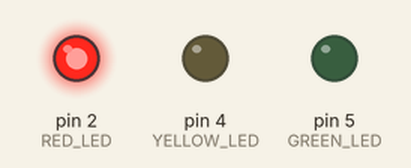
A sketch run on a simulated Arduino Uno, built with avr-gcc and run on an emulated ATmega328P. Parts: output pins drawn as LEDs (lit = HIGH).

Above: at 2.5 s.
At 6.0 s:
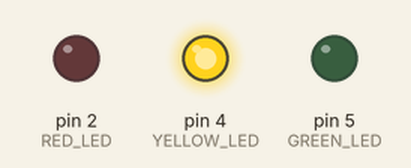
At 9.5 s:
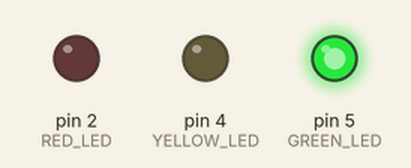
Timing chart, 0 to 15.6 s (numbered marks = the images above):
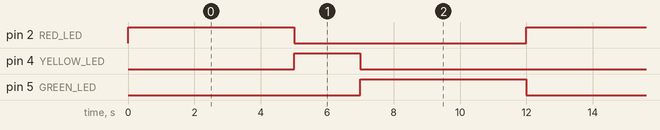

The sketch:

Traffic_Light_Controller.ino
```cpp
#define RED_LED    2
#define YELLOW_LED 4
#define GREEN_LED  5

void setup() {
  // put your setup code here, to run once:
  pinMode (RED_LED, OUTPUT);
  pinMode (YELLOW_LED, OUTPUT);
  pinMode (GREEN_LED, OUTPUT);

}

void loop() {
  // put your main code here, to run repeatedly:
  digitalWrite (RED_LED, HIGH);
  digitalWrite (YELLOW_LED, LOW);
  digitalWrite (GREEN_LED, LOW);
  delay (5000);

  digitalWrite (RED_LED, LOW);
  digitalWrite (YELLOW_LED, HIGH);
  digitalWrite (GREEN_LED, LOW);
  delay (2000);

  digitalWrite (RED_LED, LOW);
  digitalWrite (YELLOW_LED, LOW);
  digitalWrite (GREEN_LED, HIGH);
  delay (5000);
}
```

Measured:
- by itself, pin 2 (RED_LED), pin 5 (GREEN_LED): alternates HIGH for 5.0 s and LOW for 7.0 s
- by itself, pin 4 (YELLOW_LED): alternates HIGH for 2.0 s and LOW for 10.0 s
- by itself, everything shown: repeats every 12.0 s, in 3 steps
